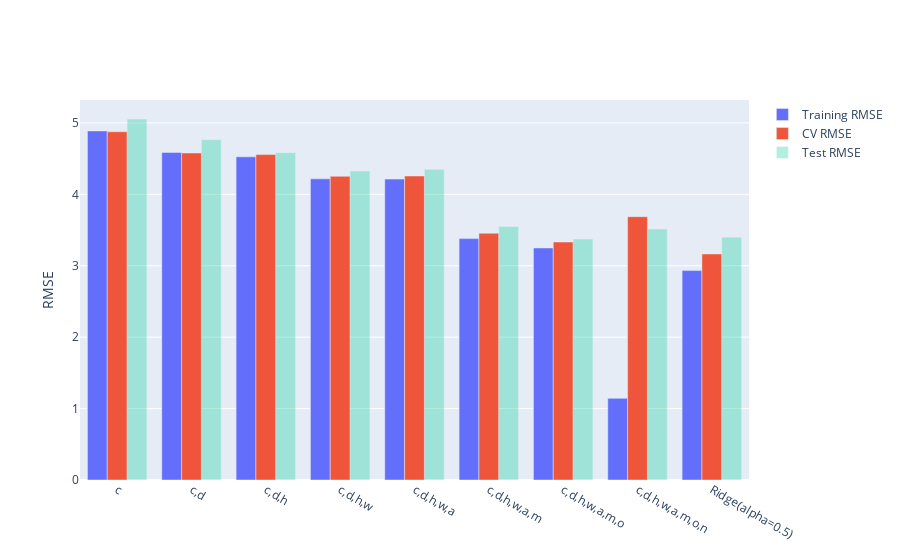

Notebook code for this chart:
### Code cell
ridge_model.fit(tr, tr['mpg'])
models["Ridge(alpha=0.5)"] = ridge_model
compare_models(models)

### Figure 1 — Plotly figure (JSON) as saved in the notebook; plotly's stock layout.template omitted (floating-point values rounded to 4 significant figures)
{"data": [{"name": "Training RMSE", "type": "bar", "x": ["c", "c,d", "c,d,h", "c,d,h,w", "c,d,h,w,a", "c,d,h,w,a,m", "c,d,h,w,a,m,o", "c,d,h,w,a,m,o,n", "Ridge(alpha=0.5)"], "y": [4.888, 4.588, 4.525, 4.217, 4.214, 3.38, 3.249, 1.144, 2.933]}, {"name": "CV RMSE", "type": "bar", "x": ["c", "c,d", "c,d,h", "c,d,h,w", "c,d,h,w,a", "c,d,h,w,a,m", "c,d,h,w,a,m,o", "c,d,h,w,a,m,o,n", "Ridge(alpha=0.5)"], "y": [4.877, 4.579, 4.557, 4.253, 4.257, 3.456, 3.332, 3.688, 3.165]}, {"name": "Test RMSE", "opacity": 0.3, "type": "bar", "x": ["c", "c,d", "c,d,h", "c,d,h,w", "c,d,h,w,a", "c,d,h,w,a,m", "c,d,h,w,a,m,o", "c,d,h,w,a,m,o,n", "Ridge(alpha=0.5)"], "y": [5.055, 4.766, 4.584, 4.326, 4.35, 3.551, 3.375, 3.515, 3.4]}], "layout": {"yaxis": {"title": {"text": "RMSE"}}}}
